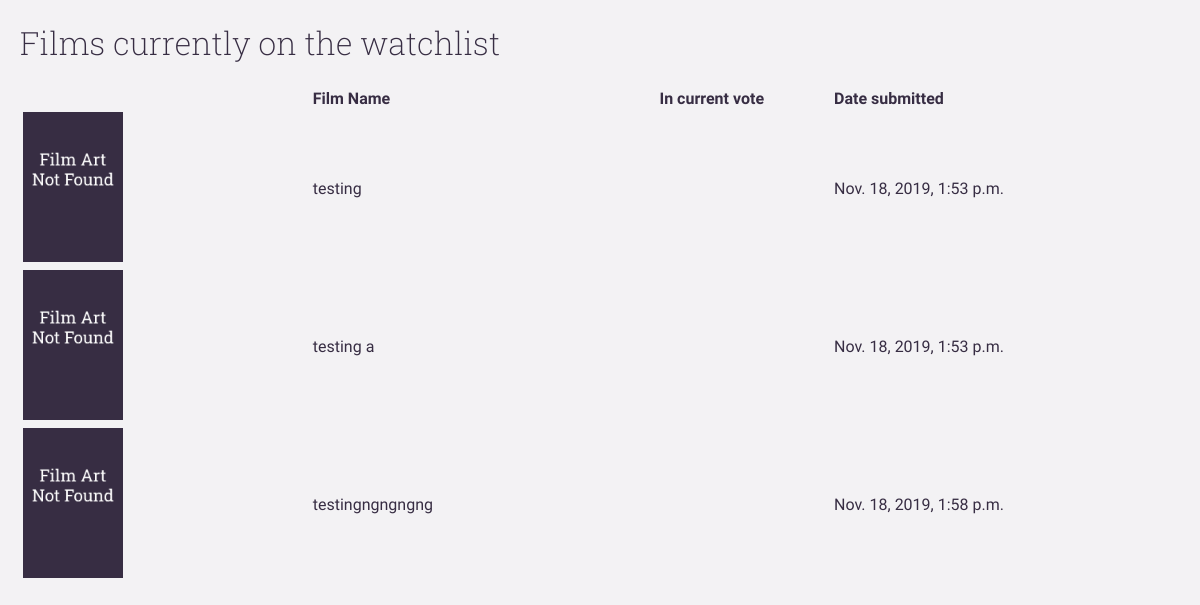
The page /films/ on the database as committed earlier.
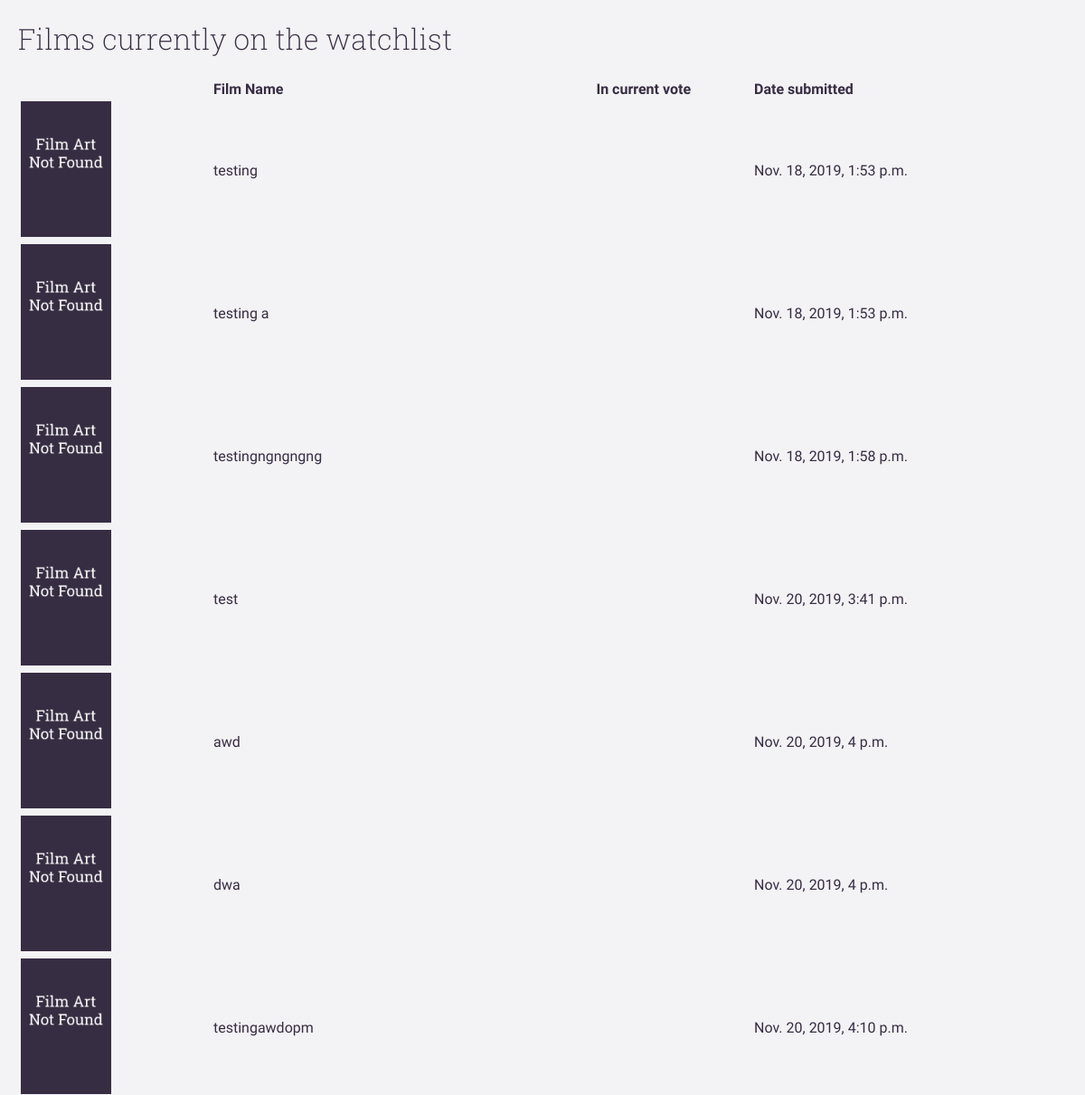
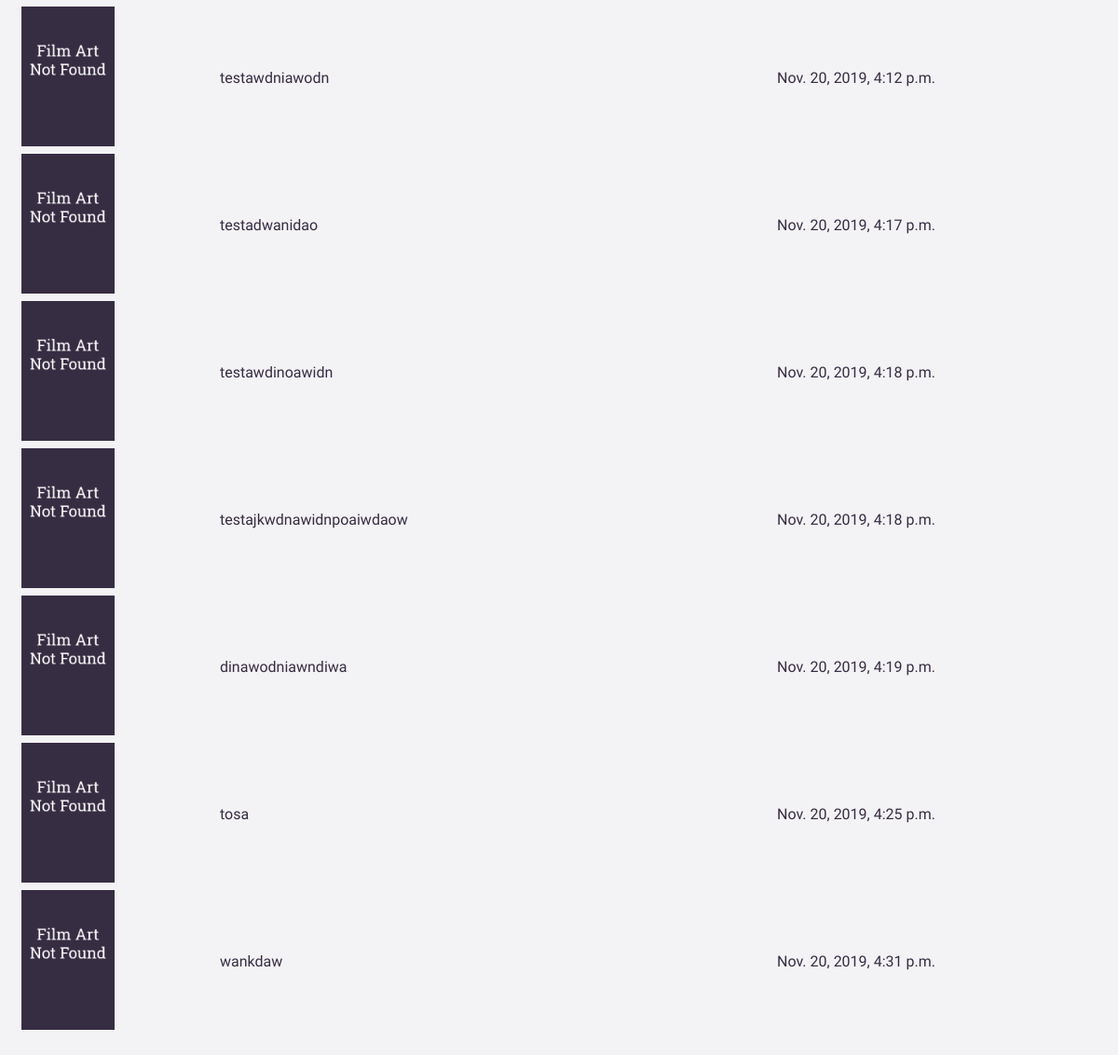
The same page on the database as committed later (2 pictures, top to bottom).
### film_management/models.py (models this page shows, shortened)
class Film(models.Model):
    name = models.CharField(max_length=70, blank=False)
    film_id = models.CharField(max_length=70, unique=True, blank=True)
    vote_count = models.IntegerField(default=0)
    in_current_vote = models.BooleanField(default=False)
    poster_path = models.CharField(default='', max_length=100)
    submitting_user = models.ForeignKey(User, blank=True, null=True, on_delete=models.CASCADE)
    date_submitted = models.DateTimeField(auto_now_add=True, blank=True)

### film_management/views.py (the view)
# urls.py: path('films/', fm_views.films)
def films(request):
    return render(request, 'film_management/films.html', {'films': Film.objects.all()})

### film_management/templates/film_management/films.html (shortened to what this page needs)
<!DOCTYPE HTML>
<html>
    <head>
        {% load static %}
        <link rel="stylesheet" type="text/css" href="{% static 'films/css/style.css' %}">
    </head>
    <body>
        <div id="content">
            <h1>Films currently on the watchlist</h1>
            <table>
                <tr>
                    <th></th>
                    <th>Film Name</th>
                    <th id="in-current-vote">In current vote</th>
                    <th id="date-submitted">Date submitted</th>
                </tr>
                {% for film in films %}
                <tr>
                    <td><img class="film-image" src="{% if film.poster_path != '' %}https://image.tmdb.org/t/p/original{{ film.poster_path }}{% else %}/static/images/placeholder_film.png{% endif %}">
                    <td>{{ film.name }}</td>
                    <td>{% if film.in_current_vote %}✔{% endif %}</td>
                    <td>{{ film.date_submitted }}</td>
                </tr>
                {% endfor %}
            </table>
        </div>
    </body>
</html>

### film_management/static/films/css/style.css (style rules this page uses)
body { background-color: #f3f2f4; color: #372d43; font-family: 'Inconsolata', monospace; overflow-x: hidden; margin: 20px; }
h1, h2, h3, h4, h5, h6 { font-family: 'Roboto Slab', monospace; font-weight: 200; }
table { width: 100%; text-align: left; }
#date-submitted { width: 30%; }
#in-current-vote { width: 15%; }
.film-image { width: 100px; }

Rows that differ between the two databases and show on the page:
added Film: name "test", date_submitted "Nov. 20, 2019, 3:41 p.m."
added Film: name "awd", date_submitted "Nov. 20, 2019, 4 p.m."
added Film: name "dwa", date_submitted "Nov. 20, 2019, 4 p.m."
added Film: name "testingawdopm", date_submitted "Nov. 20, 2019, 4:10 p.m."
added Film: name "testawdniawodn", date_submitted "Nov. 20, 2019, 4:12 p.m."
added Film: name "testadwanidao", date_submitted "Nov. 20, 2019, 4:17 p.m."
added Film: name "testawdinoawidn", date_submitted "Nov. 20, 2019, 4:18 p.m."
added Film: name "testajkwdnawidnpoaiwdaow", date_submitted "Nov. 20, 2019, 4:18 p.m."
added Film: name "dinawodniawndiwa", date_submitted "Nov. 20, 2019, 4:19 p.m."
added Film: name "tosa", date_submitted "Nov. 20, 2019, 4:25 p.m."
added Film: name "wankdaw", date_submitted "Nov. 20, 2019, 4:31 p.m."
